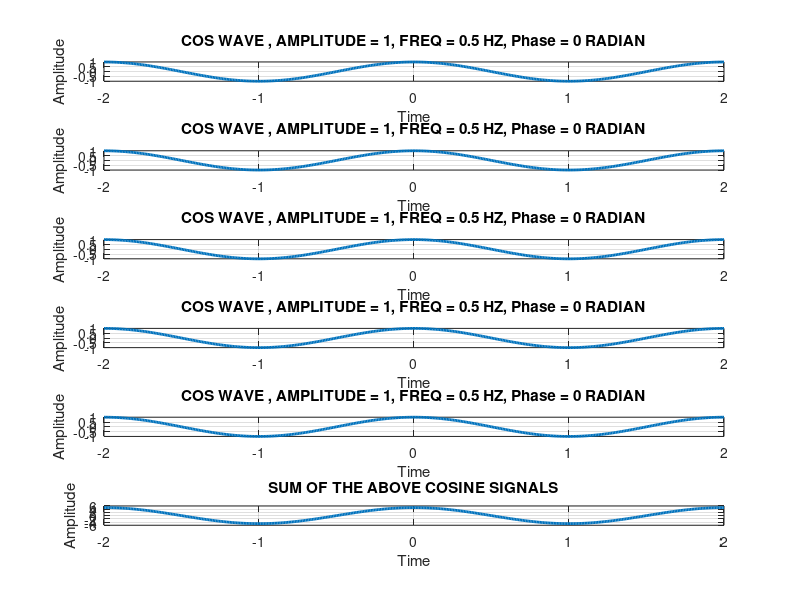

This chart was generated by the following MATLAB code:
clc ; 
clear all; 
close all; 
t=-2:0.01:2; 
x1=cos(2*pi*0.5*t); 


n = input('Enter Number of Sinusoids: ');
x2 = 0;
for i = 1:n
    subplot(n+1,1,i); 
    plot(t,x1,'linewidth',2); 
    grid; 
    ylabel('Amplitude'); 
    xlabel('Time'); 
    title('COS WAVE , AMPLITUDE = 1, FREQ = 0.5 HZ, Phase = 0 RADIAN');
    x2 = x2 + x1;
end


subplot(n+1,1,n+1);
plot(t,x2,'linewidth',2);
grid;
ylabel('Amplitude');
xlabel('Time');
title('SUM OF THE ABOVE COSINE SIGNALS');
